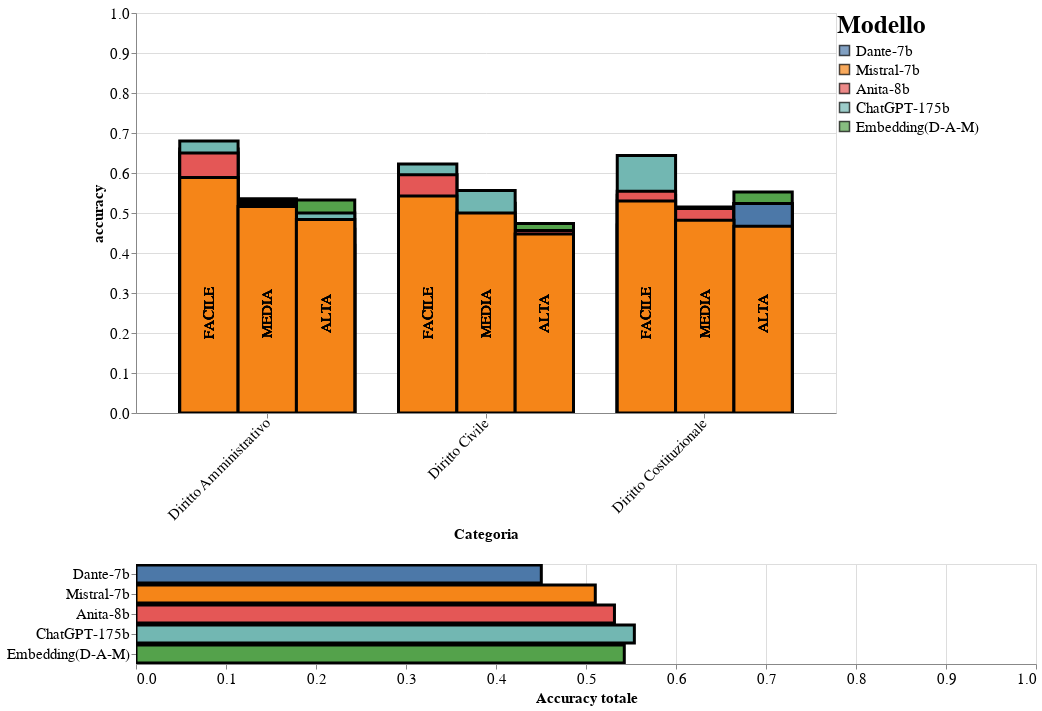

Here is the Vega-Lite specification saved for this chart:
### Vega-Lite specification from a JSON file in a GitHub repository (floating-point values rounded to 4 significant figures; data arrays with more than 128 entries replaced by an {"elided": "..."} marker saying what was removed)
{"$schema": "https://vega.github.io/schema/vega-lite/v5.17.0.json", "config": {"view": {"continuousHeight": 300, "continuousWidth": 300}}, "datasets": {"data-46c8023e4199c1e7dacc4896f62c7dbb": [{"RAG": false, "accuracy": 0.5957, "accuracy_argomento": 0.5375, "accuracy_modello": 0.5375, "alpha": null, "argomento": "Diritto Civile", "difficoltà": "FACILE", "modello": "Embedding(D-A-M)"}, {"RAG": false, "accuracy": 0.5246, "accuracy_argomento": 0.5375, "accuracy_modello": 0.5375, "alpha": null, "argomento": "Diritto Civile", "difficoltà": "MEDIA", "modello": "Embedding(D-A-M)"}, {"RAG": false, "accuracy": 0.4737, "accuracy_argomento": 0.5375, "accuracy_modello": 0.5375, "alpha": null, "argomento": "Diritto Civile", "difficoltà": "ALTA", "modello": "Embedding(D-A-M)"}, {"RAG": false, "accuracy": 0.5446, "accuracy_argomento": 0.5164, "accuracy_modello": 0.5164, "alpha": null, "argomento": "Diritto Costituzionale", "difficoltà": "FACILE", "modello": "Embedding(D-A-M)"}, {"RAG": false, "accuracy": 0.4851, "accuracy_argomento": 0.5164, "accuracy_modello": 0.5164, "alpha": null, "argomento": "Diritto Costituzionale", "difficoltà": "MEDIA", "modello": "Embedding(D-A-M)"}, {"RAG": false, "accuracy": 0.5524, "accuracy_argomento": 0.5164, "accuracy_modello": 0.5164, "alpha": null, "argomento": "Diritto Costituzionale", "difficoltà": "ALTA", "modello": "Embedding(D-A-M)"}, {"RAG": false, "accuracy": 0.6599, "accuracy_argomento": 0.5737, "accuracy_modello": 0.5737, "alpha": null, "argomento": "Diritto Amministrativo", "difficoltà": "FACILE", "modello": "Embedding(D-A-M)"}, {"RAG": false, "accuracy": 0.5355, "accuracy_argomento": 0.5737, "accuracy_modello": 0.5737, "alpha": null, "argomento": "Diritto Amministrativo", "difficoltà": "MEDIA", "modello": "Embedding(D-A-M)"}, {"RAG": false, "accuracy": 0.5323, "accuracy_argomento": 0.5737, "accuracy_modello": 0.5737, "alpha": null, "argomento": "Diritto Amministrativo", "difficoltà": "ALTA", "modello": "Embedding(D-A-M)"}, {"RAG": false, "accuracy": 0.6223, "accuracy_argomento": 0.5546, "accuracy_modello": 0.5546, "alpha": null, "argomento": "Diritto Civile", "difficoltà": "FACILE", "modello": "ChatGPT-175b"}, {"RAG": false, "accuracy": 0.5563, "accuracy_argomento": 0.5546, "accuracy_modello": 0.5546, "alpha": null, "argomento": "Diritto Civile", "difficoltà": "MEDIA", "modello": "ChatGPT-175b"}, {"RAG": false, "accuracy": 0.4386, "accuracy_argomento": 0.5546, "accuracy_modello": 0.5546, "alpha": null, "argomento": "Diritto Civile", "difficoltà": "ALTA", "modello": "ChatGPT-175b"}, {"RAG": false, "accuracy": 0.6436, "accuracy_argomento": 0.5361, "accuracy_modello": 0.5361, "alpha": null, "argomento": "Diritto Costituzionale", "difficoltà": "FACILE", "modello": "ChatGPT-175b"}, {"RAG": false, "accuracy": 0.5149, "accuracy_argomento": 0.5361, "accuracy_modello": 0.5361, "alpha": null, "argomento": "Diritto Costituzionale", "difficoltà": "MEDIA", "modello": "ChatGPT-175b"}, {"RAG": false, "accuracy": 0.3905, "accuracy_argomento": 0.5361, "accuracy_modello": 0.5361, "alpha": null, "argomento": "Diritto Costituzionale", "difficoltà": "ALTA", "modello": "ChatGPT-175b"}, {"RAG": false, "accuracy": 0.6802, "accuracy_argomento": 0.5705, "accuracy_modello": 0.5705, "alpha": null, "argomento": "Diritto Amministrativo", "difficoltà": "FACILE", "modello": "ChatGPT-175b"}, {"RAG": false, "accuracy": 0.529, "accuracy_argomento": 0.5705, "accuracy_modello": 0.5705, "alpha": null, "argomento": "Diritto Amministrativo", "difficoltà": "MEDIA", "modello": "ChatGPT-175b"}, {"RAG": false, "accuracy": 0.5, "accuracy_argomento": 0.5705, "accuracy_modello": 0.5705, "alpha": null, "argomento": "Diritto Amministrativo", "difficoltà": "ALTA", "modello": "ChatGPT-175b"}, {"RAG": false, "accuracy": 0.5957, "accuracy_argomento": 0.5171, "accuracy_modello": 0.5171, "alpha": null, "argomento": "Diritto Civile", "difficoltà": "FACILE", "modello": "Anita-8b"}, {"RAG": false, "accuracy": 0.4894, "accuracy_argomento": 0.5171, "accuracy_modello": 0.5171, "alpha": null, "argomento": "Diritto Civile", "difficoltà": "MEDIA", "modello": "Anita-8b"}, {"RAG": false, "accuracy": 0.4561, "accuracy_argomento": 0.5171, "accuracy_modello": 0.5171, "alpha": null, "argomento": "Diritto Civile", "difficoltà": "ALTA", "modello": "Anita-8b"}, {"RAG": false, "accuracy": 0.5545, "accuracy_argomento": 0.5279, "accuracy_modello": 0.5279, "alpha": null, "argomento": "Diritto Costituzionale", "difficoltà": "FACILE", "modello": "Anita-8b"}, {"RAG": false, "accuracy": 0.5116, "accuracy_argomento": 0.5279, "accuracy_modello": 0.5279, "alpha": null, "argomento": "Diritto Costituzionale", "difficoltà": "MEDIA", "modello": "Anita-8b"}, {"RAG": false, "accuracy": 0.5238, "accuracy_argomento": 0.5279, "accuracy_modello": 0.5279, "alpha": null, "argomento": "Diritto Costituzionale", "difficoltà": "ALTA", "modello": "Anita-8b"}, {"RAG": false, "accuracy": 0.6497, "accuracy_argomento": 0.5499, "accuracy_modello": 0.5499, "alpha": null, "argomento": "Diritto Amministrativo", "difficoltà": "FACILE", "modello": "Anita-8b"}, {"RAG": false, "accuracy": 0.5226, "accuracy_argomento": 0.5499, "accuracy_modello": 0.5499, "alpha": null, "argomento": "Diritto Amministrativo", "difficoltà": "MEDIA", "modello": "Anita-8b"}, {"RAG": false, "accuracy": 0.4597, "accuracy_argomento": 0.5499, "accuracy_modello": 0.5499, "alpha": null, "argomento": "Diritto Amministrativo", "difficoltà": "ALTA", "modello": "Anita-8b"}, {"RAG": false, "accuracy": 0.5053, "accuracy_argomento": 0.4522, "accuracy_modello": 0.4522, "alpha": null, "argomento": "Diritto Civile", "difficoltà": "FACILE", "modello": "Dante-7b"}, {"RAG": false, "accuracy": 0.4366, "accuracy_argomento": 0.4522, "accuracy_modello": 0.4522, "alpha": null, "argomento": "Diritto Civile", "difficoltà": "MEDIA", "modello": "Dante-7b"}, {"RAG": false, "accuracy": 0.4035, "accuracy_argomento": 0.4522, "accuracy_modello": 0.4522, "alpha": null, "argomento": "Diritto Civile", "difficoltà": "ALTA", "modello": "Dante-7b"}, {"RAG": false, "accuracy": 0.4703, "accuracy_argomento": 0.4361, "accuracy_modello": 0.4361, "alpha": null, "argomento": "Diritto Costituzionale", "difficoltà": "FACILE", "modello": "Dante-7b"}, {"RAG": false, "accuracy": 0.3828, "accuracy_argomento": 0.4361, "accuracy_modello": 0.4361, "alpha": null, "argomento": "Diritto Costituzionale", "difficoltà": "MEDIA", "modello": "Dante-7b"}, {"RAG": false, "accuracy": 0.5238, "accuracy_argomento": 0.4361, "accuracy_modello": 0.4361, "alpha": null, "argomento": "Diritto Costituzionale", "difficoltà": "ALTA", "modello": "Dante-7b"}, {"RAG": false, "accuracy": 0.5431, "accuracy_argomento": 0.4628, "accuracy_modello": 0.4628, "alpha": null, "argomento": "Diritto Amministrativo", "difficoltà": "FACILE", "modello": "Dante-7b"}, {"RAG": false, "accuracy": 0.429, "accuracy_argomento": 0.4628, "accuracy_modello": 0.4628, "alpha": null, "argomento": "Diritto Amministrativo", "difficoltà": "MEDIA", "modello": "Dante-7b"}, {"RAG": false, "accuracy": 0.4194, "accuracy_argomento": 0.4628, "accuracy_modello": 0.4628, "alpha": null, "argomento": "Diritto Amministrativo", "difficoltà": "ALTA", "modello": "Dante-7b"}, {"RAG": false, "accuracy": 0.5426, "accuracy_argomento": 0.5034, "accuracy_modello": 0.5034, "alpha": null, "argomento": "Diritto Civile", "difficoltà": "FACILE", "modello": "Mistral-7b"}, {"RAG": false, "accuracy": 0.5, "accuracy_argomento": 0.5034, "accuracy_modello": 0.5034, "alpha": null, "argomento": "Diritto Civile", "difficoltà": "MEDIA", "modello": "Mistral-7b"}, {"RAG": false, "accuracy": 0.4474, "accuracy_argomento": 0.5034, "accuracy_modello": 0.5034, "alpha": null, "argomento": "Diritto Civile", "difficoltà": "ALTA", "modello": "Mistral-7b"}, {"RAG": false, "accuracy": 0.5297, "accuracy_argomento": 0.4951, "accuracy_modello": 0.4951, "alpha": null, "argomento": "Diritto Costituzionale", "difficoltà": "FACILE", "modello": "Mistral-7b"}, {"RAG": false, "accuracy": 0.4818, "accuracy_argomento": 0.4951, "accuracy_modello": 0.4951, "alpha": null, "argomento": "Diritto Costituzionale", "difficoltà": "MEDIA", "modello": "Mistral-7b"}, {"RAG": false, "accuracy": 0.4667, "accuracy_argomento": 0.4951, "accuracy_modello": 0.4951, "alpha": null, "argomento": "Diritto Costituzionale", "difficoltà": "ALTA", "modello": "Mistral-7b"}, {"RAG": false, "accuracy": 0.5888, "accuracy_argomento": 0.5325, "accuracy_modello": 0.5325, "alpha": null, "argomento": "Diritto Amministrativo", "difficoltà": "FACILE", "modello": "Mistral-7b"}, {"RAG": false, "accuracy": 0.5161, "accuracy_argomento": 0.5325, "accuracy_modello": 0.5325, "alpha": null, "argomento": "Diritto Amministrativo", "difficoltà": "MEDIA", "modello": "Mistral-7b"}, {"RAG": false, "accuracy": 0.4839, "accuracy_argomento": 0.5325, "accuracy_modello": 0.5325, "alpha": null, "argomento": "Diritto Amministrativo", "difficoltà": "ALTA", "modello": "Mistral-7b"}], "data-fab5039e52bb2a7e74cfed53b2314584": {"elided": "225 records"}}, "params": [{"name": "param_51", "select": {"type": "interval"}, "views": ["view_29"]}, {"name": "param_50", "select": {"encodings": ["color"], "type": "point"}, "views": ["view_30"]}, {"bind": {"input": "range", "max": 1.0, "min": 0.0, "name": "Alpha: ", "step": 0.25}, "name": "Alpha", "select": {"fields": ["alpha"], "type": "point"}, "value": [{"Alpha": 0.0}], "views": ["view_30"]}], "vconcat": [{"height": 400, "layer": [{"data": {"name": "data-fab5039e52bb2a7e74cfed53b2314584"}, "encoding": {"color": {"condition": {"empty": true, "field": "modello", "param": "param_50", "type": "nominal"}, "value": null}, "strokeWidth": {"condition": {"empty": true, "param": "param_50", "value": 3}, "value": 0}, "tooltip": [{"field": "argomento", "type": "nominal"}, {"field": "accuracy", "type": "quantitative"}, {"field": "modello", "type": "nominal"}, {"field": "alpha", "type": "quantitative"}, {"field": "RAG", "type": "nominal"}], "x": {"field": "argomento", "title": "Categoria", "type": "nominal"}, "xOffset": {"field": "difficoltà", "sort": ["FACILE", "MEDIA", "ALTA"], "type": "nominal"}, "y": {"axis": {"labelFontSize": 15, "labels": true}, "field": "accuracy", "scale": {"domain": [0, 1]}, "stack": false, "title": "accuracy", "type": "quantitative"}}, "mark": {"clip": true, "color": "lightgrey", "filled": true, "opacity": 0.7, "stroke": "black", "strokeWidth": 2, "type": "bar"}, "name": "view_29", "transform": [{"filter": {"param": "Alpha"}}]}, {"data": {"name": "data-46c8023e4199c1e7dacc4896f62c7dbb"}, "encoding": {"color": {"condition": {"empty": true, "field": "modello", "param": "param_50", "type": "nominal"}, "value": null}, "strokeWidth": {"condition": {"empty": true, "param": "param_50", "value": 3}, "value": 0}, "tooltip": [{"field": "argomento", "type": "nominal"}, {"field": "accuracy", "type": "quantitative"}, {"field": "modello", "type": "nominal"}, {"field": "alpha", "type": "quantitative"}, {"field": "RAG", "type": "nominal"}], "x": {"axis": {"labelAngle": -45, "labelFontSize": 15, "labels": true}, "field": "argomento", "title": "Categoria", "type": "nominal"}, "xOffset": {"field": "difficoltà", "sort": ["FACILE", "MEDIA", "ALTA"], "type": "nominal"}, "y": {"axis": {"labelFontSize": 20, "titleFontSize": 15}, "field": "accuracy", "scale": {"domain": [0, 1]}, "stack": false, "title": "accuracy", "type": "quantitative"}}, "mark": {"clip": true, "color": "lightgrey", "filled": true, "stroke": "black", "strokeWidth": 3, "type": "bar"}}, {"data": {"name": "data-46c8023e4199c1e7dacc4896f62c7dbb"}, "encoding": {"text": {"field": "difficoltà", "type": "nominal"}, "x": {"axis": {"labelFontSize": 15, "titleFontSize": 15}, "field": "argomento", "title": "Categoria", "type": "nominal"}, "xOffset": {"field": "difficoltà", "sort": ["FACILE", "MEDIA", "ALTA"], "type": "nominal"}}, "mark": {"angle": 270, "dx": -100, "dy": 0, "fontSize": 15, "type": "text"}}], "width": 700}, {"layer": [{"data": {"name": "data-fab5039e52bb2a7e74cfed53b2314584"}, "encoding": {"color": {"condition": {"empty": true, "field": "modello", "param": "param_50", "type": "nominal"}, "value": "lightgray"}, "tooltip": [{"field": "modello", "type": "nominal"}, {"field": "RAG", "type": "nominal"}], "x": {"axis": {"labelFontSize": 15, "tickCount": 10, "titleFontSize": 15}, "field": "tot_population", "scale": {"domain": [0, 1]}, "title": "Accuracy totale", "type": "quantitative"}, "y": {"axis": {"labelFontSize": 15, "titleFontSize": 15}, "field": "modello", "sort": ["Dante-7b", "Mistral-7b", "Anita-8b", "ChatGPT-175b", "Embedding(D-A-M)"], "title": null, "type": "nominal"}}, "mark": {"tooltip": true, "type": "bar"}, "name": "view_30", "transform": [{"filter": {"param": "Alpha"}}, {"aggregate": [{"as": "tot_population", "field": "accuracy_argomento", "op": "mean"}], "groupby": ["modello"]}]}, {"data": {"name": "data-46c8023e4199c1e7dacc4896f62c7dbb"}, "encoding": {"color": {"condition": {"empty": true, "field": "modello", "legend": {"labelFont": "Courier", "labelFontSize": 15, "offset": -200, "orient": "right", "titleFont": "Courier", "titleFontSize": 25}, "param": "param_50", "scale": {"domain": ["Dante-7b", "Mistral-7b", "Anita-8b", "ChatGPT-175b", "Embedding(D-A-M)"]}, "title": "Modello", "type": "nominal"}, "value": null}, "tooltip": [{"field": "modello", "type": "nominal"}, {"field": "RAG", "type": "nominal"}], "x": {"axis": {"labelFontSize": 10, "tickCount": 10, "titleFontSize": 10}, "field": "tot_population", "scale": {"domain": [0, 1]}, "title": "Accuracy totale", "type": "quantitative"}, "y": {"axis": {"labelFontSize": 15, "titleFontSize": 15}, "field": "modello", "sort": ["Dante-7b", "Mistral-7b", "Anita-8b", "ChatGPT-175b", "Embedding(D-A-M)"], "title": null, "type": "nominal"}}, "mark": {"clip": true, "fontSize": 15, "stroke": "black", "strokeWidth": 3, "tooltip": true, "type": "bar"}, "transform": [{"aggregate": [{"as": "tot_population", "field": "accuracy_argomento", "op": "mean"}], "groupby": ["modello"]}]}], "width": 900}]}
